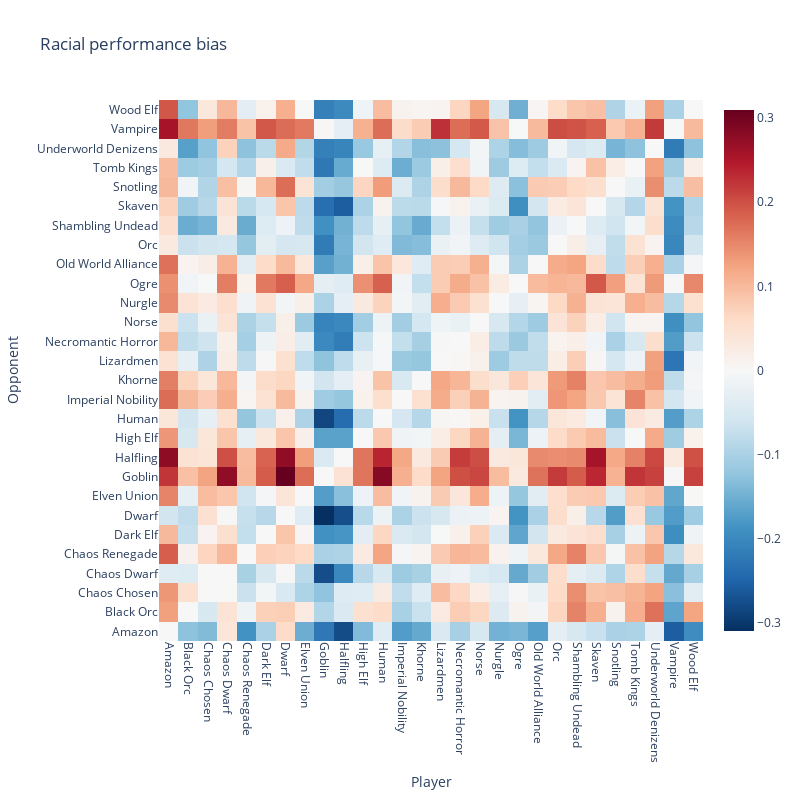
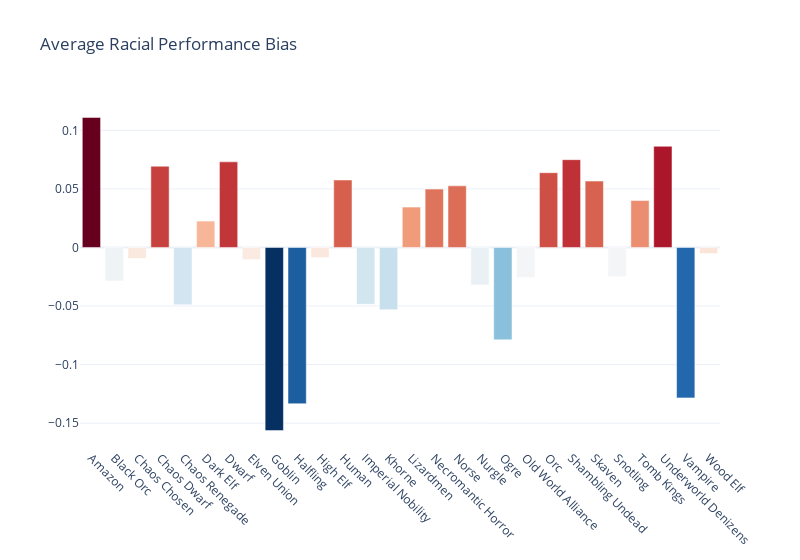

The code cell stored with these charts, in order, in its notebook:
### Markdown cell above
## Neural Network Racial Heatmap

### Code cell
# Construct the heatmap
heatmap = torch.zeros(num_races, num_races)
for i in range(num_races):
    for j in range(num_races):
        r1 = torch.zeros(1, num_races)
        r1[0, i] = 1
        r2 = torch.zeros(1, num_races)
        r2[0, j] = 1
        heatmap[j, i] = NN(r1, r2)[0, 0]

heatmap = heatmap.detach().numpy()

# Plot the heatmap
fig = go.Figure(data=go.Heatmap(z=heatmap, x=races, y=races, colorscale='RdBu_r',))


# Set the labels
fig.update_xaxes(title_text='Player', tickangle=90)
fig.update_yaxes(title_text='Opponent', tickangle=0)

# Set the title
fig.update_layout(title_text='Racial performance bias', autosize=False, width=800, height=800)
# Show the plot
fig.show()

# Calculate the mean and reshape it into a 1D array
mean_values = np.reshape(heatmap.mean(axis=0), (-1,))
color_scale = np.interp(mean_values, (mean_values.min(), mean_values.max()), [-1, 1])


# Create the bar plot
fig = go.Figure(data=go.Bar(x=races, y=mean_values, marker=dict(color=color_scale, colorscale='RdBu_r',)))
fig.update_layout(title_text='Average Racial Performance Bias', width=800)
fig.update_xaxes(tickangle=45, )
fig.show()

### Figure 1 — Plotly figure (JSON) as saved in the notebook; plotly's stock layout.template omitted (floating-point values rounded to 4 significant figures; data arrays with more than 128 entries replaced by an {"elided": "..."} marker saying what was removed)
{"data": [{"colorscale": [[0, "rgb(5,48,97)"], [0.1, "rgb(33,102,172)"], [0.2, "rgb(67,147,195)"], [0.3, "rgb(146,197,222)"], [0.4, "rgb(209,229,240)"], [0.5, "rgb(247,247,247)"], [0.6, "rgb(253,219,199)"], [0.7, "rgb(244,165,130)"], [0.8, "rgb(214,96,77)"], [0.9, "rgb(178,24,43)"], [1, "rgb(103,0,31)"]], "type": "heatmap", "x": ["Amazon", "Black Orc", "Chaos Chosen", "Chaos Dwarf", "Chaos Renegade", "Dark Elf", "Dwarf", "Elven Union", "Goblin", "Halfling", "High Elf", "Human", "Imperial Nobility", "Khorne", "Lizardmen", "Necromantic Horror", "Norse", "Nurgle", "Ogre", "Old World Alliance", "Orc", "Shambling Undead", "Skaven", "Snotling", "Tomb Kings", "Underworld Denizens", "Vampire", "Wood Elf"], "y": ["Amazon", "Black Orc", "Chaos Chosen", "Chaos Dwarf", "Chaos Renegade", "Dark Elf", "Dwarf", "Elven Union", "Goblin", "Halfling", "High Elf", "Human", "Imperial Nobility", "Khorne", "Lizardmen", "Necromantic Horror", "Norse", "Nurgle", "Ogre", "Old World Alliance", "Orc", "Shambling Undead", "Skaven", "Snotling", "Tomb Kings", "Underworld Denizens", "Vampire", "Wood Elf"], "z": {"elided": "28x28 float values"}}], "layout": {"autosize": false, "height": 800, "title": {"text": "Racial performance bias"}, "width": 800, "xaxis": {"tickangle": 90, "title": {"text": "Player"}}, "yaxis": {"tickangle": 0, "title": {"text": "Opponent"}}}}

### Figure 2 — Plotly figure (JSON) as saved in the notebook; plotly's stock layout.template omitted (floating-point values rounded to 4 significant figures)
{"data": [{"marker": {"color": [1, -0.04496, 0.09892, 0.6883, -0.196, 0.338, 0.7163, 0.09167, -1, -0.8284, 0.1052, 0.6004, -0.1936, -0.2284, 0.4275, 0.542, 0.5628, -0.06994, -0.4205, -0.0218, 0.6468, 0.7301, 0.5935, -0.01726, 0.4694, 0.8156, -0.7911, 0.1311], "colorscale": [[0, "rgb(5,48,97)"], [0.1, "rgb(33,102,172)"], [0.2, "rgb(67,147,195)"], [0.3, "rgb(146,197,222)"], [0.4, "rgb(209,229,240)"], [0.5, "rgb(247,247,247)"], [0.6, "rgb(253,219,199)"], [0.7, "rgb(244,165,130)"], [0.8, "rgb(214,96,77)"], [0.9, "rgb(178,24,43)"], [1, "rgb(103,0,31)"]]}, "type": "bar", "x": ["Amazon", "Black Orc", "Chaos Chosen", "Chaos Dwarf", "Chaos Renegade", "Dark Elf", "Dwarf", "Elven Union", "Goblin", "Halfling", "High Elf", "Human", "Imperial Nobility", "Khorne", "Lizardmen", "Necromantic Horror", "Norse", "Nurgle", "Ogre", "Old World Alliance", "Orc", "Shambling Undead", "Skaven", "Snotling", "Tomb Kings", "Underworld Denizens", "Vampire", "Wood Elf"], "y": [0.1111, -0.02868, -0.009437, 0.06938, -0.04887, 0.02254, 0.07312, -0.01041, -0.1564, -0.1334, -0.008597, 0.05763, -0.04856, -0.05321, 0.03451, 0.04982, 0.05259, -0.03202, -0.0789, -0.02558, 0.06383, 0.07498, 0.0567, -0.02497, 0.04011, 0.0864, -0.1285, -0.005133]}], "layout": {"title": {"text": "Average Racial Performance Bias"}, "width": 800, "xaxis": {"tickangle": 45}}}
